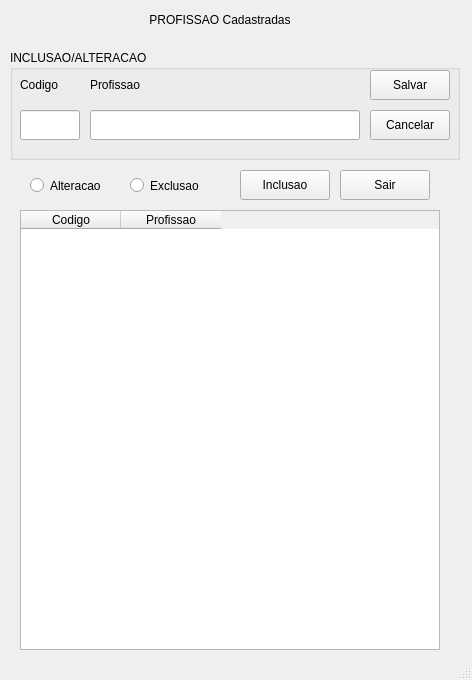
<?xml version="1.0" encoding="UTF-8"?>
<ui version="4.0">
 <class>MainWindow</class>
 <widget class="QMainWindow" name="MainWindow">
  <property name="geometry">
   <rect>
    <x>0</x>
    <y>0</y>
    <width>472</width>
    <height>680</height>
   </rect>
  </property>
  <property name="windowTitle">
   <string>MainWindow</string>
  </property>
  <property name="styleSheet">
   <string notr="true"/>
  </property>
  <widget class="QWidget" name="centralwidget">
   <widget class="QTableWidget" name="tableWidget">
    <property name="geometry">
     <rect>
      <x>20</x>
      <y>210</y>
      <width>420</width>
      <height>440</height>
     </rect>
    </property>
    <property name="styleSheet">
     <string notr="true"/>
    </property>
    <attribute name="horizontalHeaderVisible">
     <bool>true</bool>
    </attribute>
    <attribute name="horizontalHeaderCascadingSectionResizes">
     <bool>false</bool>
    </attribute>
    <attribute name="verticalHeaderCascadingSectionResizes">
     <bool>true</bool>
    </attribute>
    <column>
     <property name="text">
      <string notr="true">Codigo</string>
     </property>
    </column>
    <column>
     <property name="text">
      <string>Profissao</string>
     </property>
    </column>
   </widget>
   <widget class="QLabel" name="label">
    <property name="geometry">
     <rect>
      <x>110</x>
      <y>0</y>
      <width>220</width>
      <height>40</height>
     </rect>
    </property>
    <property name="styleSheet">
     <string notr="true"/>
    </property>
    <property name="text">
     <string>PROFISSAO Cadastradas</string>
    </property>
    <property name="alignment">
     <set>Qt::AlignCenter</set>
    </property>
   </widget>
   <widget class="QPushButton" name="bt_inclusao">
    <property name="geometry">
     <rect>
      <x>240</x>
      <y>170</y>
      <width>90</width>
      <height>30</height>
     </rect>
    </property>
    <property name="styleSheet">
     <string notr="true"/>
    </property>
    <property name="text">
     <string>Inclusao</string>
    </property>
   </widget>
   <widget class="QRadioButton" name="rb_alteracao">
    <property name="geometry">
     <rect>
      <x>30</x>
      <y>170</y>
      <width>90</width>
      <height>31</height>
     </rect>
    </property>
    <property name="styleSheet">
     <string notr="true"/>
    </property>
    <property name="text">
     <string>Alteracao</string>
    </property>
   </widget>
   <widget class="QPushButton" name="bt_sair">
    <property name="geometry">
     <rect>
      <x>340</x>
      <y>170</y>
      <width>90</width>
      <height>30</height>
     </rect>
    </property>
    <property name="styleSheet">
     <string notr="true"/>
    </property>
    <property name="text">
     <string>Sair</string>
    </property>
   </widget>
   <widget class="QRadioButton" name="rb_exclusao">
    <property name="geometry">
     <rect>
      <x>130</x>
      <y>170</y>
      <width>90</width>
      <height>31</height>
     </rect>
    </property>
    <property name="styleSheet">
     <string notr="true"/>
    </property>
    <property name="text">
     <string>Exclusao</string>
    </property>
   </widget>
   <widget class="QGroupBox" name="groupBox">
    <property name="geometry">
     <rect>
      <x>10</x>
      <y>50</y>
      <width>450</width>
      <height>110</height>
     </rect>
    </property>
    <property name="title">
     <string>INCLUSAO/ALTERACAO</string>
    </property>
    <widget class="QLineEdit" name="mcod_profi">
     <property name="geometry">
      <rect>
       <x>10</x>
       <y>60</y>
       <width>60</width>
       <height>30</height>
      </rect>
     </property>
     <property name="styleSheet">
      <string notr="true"/>
     </property>
     <property name="maxLength">
      <number>5</number>
     </property>
    </widget>
    <widget class="QLineEdit" name="mprofi">
     <property name="geometry">
      <rect>
       <x>80</x>
       <y>60</y>
       <width>270</width>
       <height>30</height>
      </rect>
     </property>
     <property name="styleSheet">
      <string notr="true"/>
     </property>
     <property name="maxLength">
      <number>30</number>
     </property>
    </widget>
    <widget class="QLabel" name="label_3">
     <property name="geometry">
      <rect>
       <x>80</x>
       <y>20</y>
       <width>270</width>
       <height>30</height>
      </rect>
     </property>
     <property name="styleSheet">
      <string notr="true"/>
     </property>
     <property name="text">
      <string>Profissao</string>
     </property>
    </widget>
    <widget class="QPushButton" name="bt_cancelar">
     <property name="geometry">
      <rect>
       <x>360</x>
       <y>60</y>
       <width>80</width>
       <height>30</height>
      </rect>
     </property>
     <property name="styleSheet">
      <string notr="true"/>
     </property>
     <property name="text">
      <string>Cancelar</string>
     </property>
    </widget>
    <widget class="QPushButton" name="bt_salvar">
     <property name="geometry">
      <rect>
       <x>360</x>
       <y>20</y>
       <width>80</width>
       <height>30</height>
      </rect>
     </property>
     <property name="styleSheet">
      <string notr="true"/>
     </property>
     <property name="text">
      <string>Salvar</string>
     </property>
    </widget>
    <widget class="QLabel" name="label_2">
     <property name="geometry">
      <rect>
       <x>10</x>
       <y>20</y>
       <width>60</width>
       <height>30</height>
      </rect>
     </property>
     <property name="styleSheet">
      <string notr="true"/>
     </property>
     <property name="text">
      <string>Codigo</string>
     </property>
    </widget>
   </widget>
  </widget>
  <widget class="QStatusBar" name="statusBar"/>
 </widget>
 <resources/>
 <connections/>
</ui>
